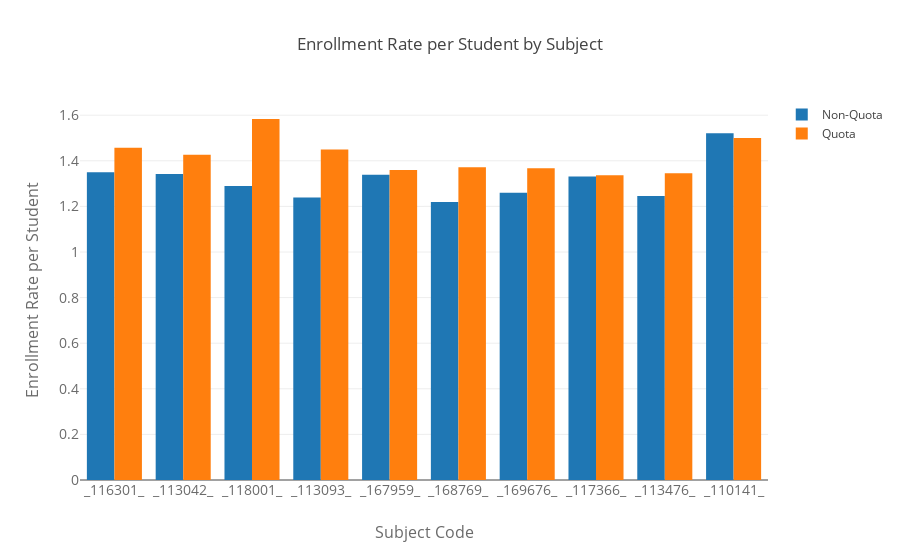

This figure's notebook cell:
### Code cell
serieNaoCotistas[filteredDisciplinas]


dataNaoCotista = go.Bar(
        x = xAxis,
        y = serieNaoCotistas[filteredDisciplinas],
        name='Non-Quota'
    )


dataCotista = go.Bar(
        x = xAxis,
        y = serieCotistas[filteredDisciplinas],
        name='Quota'
    )

data = [dataNaoCotista, dataCotista]
layout = go.Layout(
    title='Enrollment Rate per Student by Subject',
    xaxis=dict(
        title='Subject Code',
        titlefont=dict(
            size=16,
            color='rgb(107, 107, 107)'
        ),
        tickfont=dict(
            size=14,
            color='rgb(107, 107, 107)'
        )
    ),
    yaxis=dict(
        title='Enrollment Rate per Student',
        titlefont=dict(
            size=16,
            color='rgb(107, 107, 107)'
        ),
        tickfont=dict(
            size=14,
            color='rgb(107, 107, 107)'
        )
    ),
    barmode='group'
)
fig = go.Figure(data=data, layout=layout)
py.iplot(fig, filename='dados')

### Figure 1 — Plotly figure (JSON) as saved in the notebook; plotly's stock layout.template omitted (floating-point values rounded to 4 significant figures)
{"data": [{"name": "Non-Quota", "type": "bar", "uid": "390d2464-0108-483e-9605-ea83c473a596", "x": ["_116301_", "_113042_", "_118001_", "_113093_", "_167959_", "_168769_", "_169676_", "_117366_", "_113476_", "_110141_"], "y": [1.35, 1.342, 1.29, 1.239, 1.338, 1.219, 1.26, 1.331, 1.245, 1.521]}, {"name": "Quota", "type": "bar", "uid": "a40d92d9-dc8e-4f70-bf64-23ebfc2bb96b", "x": ["_116301_", "_113042_", "_118001_", "_113093_", "_167959_", "_168769_", "_169676_", "_117366_", "_113476_", "_110141_"], "y": [1.457, 1.426, 1.583, 1.449, 1.359, 1.371, 1.368, 1.337, 1.346, 1.5]}], "layout": {"barmode": "group", "title": {"text": "Enrollment Rate per Student by Subject"}, "xaxis": {"tickfont": {"color": "rgb(107, 107, 107)", "size": 14}, "title": {"font": {"color": "rgb(107, 107, 107)", "size": 16}, "text": "Subject Code"}}, "yaxis": {"tickfont": {"color": "rgb(107, 107, 107)", "size": 14}, "title": {"font": {"color": "rgb(107, 107, 107)", "size": 16}, "text": "Enrollment Rate per Student"}}}}
